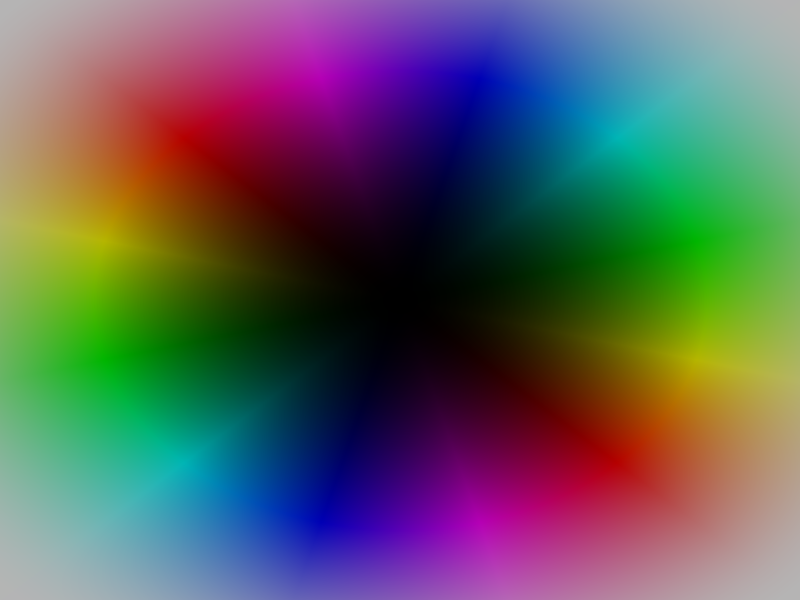
Frame 1 (no input)
Frame 2 (the mouse pressed at the canvas centre, redrawn once): identical to frame 1, image omitted

The Processing sketch that drew this single still picture (run headless with seeded random() and noise(); the mouse was pressed at the canvas centre and the sketch redrawn once):

// Processing sketch: complex_fns
// ── complex_fns.pde
CPlane plane;

void setup() {
  size(800, 600);
  colorMode(HSB, 360, 1, 1);

  plane = new CPlane();
}

void draw() {
  background(0);

  plane.showPlane();

  noLoop();
}

// ── CPlane.pde
class CPlane {
  float rmax;
  float rmin;
  float imax;
  float imin;

  float midRadius;
  float maxRadius = 0.0;

  CPoint[] values = new CPoint[height*width];

  // Constructor
  CPlane(float rn, float rx, float in, float ix) {
    rmax = rx;
    rmin = rn;
    imax = ix;
    imin = in;
    midRadius = sqrt(rx*rx + ix*ix);

    for (int row = 0; row < height; row++) {
      for (int col = 0; col < width; col++) {
        CPoint output = complexFn(new CPoint(map(col, 0, width, rmin, rmax), map(row, height, 0, imin, imax)));
        values[row * width + col] = output;
        maxRadius = max(maxRadius, output.r);
      }
    }
    println(midRadius);
    println(maxRadius);
  }

  // Default constructor.
  CPlane() {
    this(-1000, 1000, -1000, 1000);
  }

  // Do the actual complex function here.
  CPoint complexFn(CPoint input) {
    CPoint output = input.mult(input);
    //CPoint output = input;
    return output;
  }

  color getColorValue(CPoint value) {
    // The angle of the polar coordinate determines the hue.
    float hue = map(value.theta, -HALF_PI, 3*HALF_PI, 0, 360);

    // The magnitude of the radius determines the brightness,
    // We compute HSL first for better whites, then convert to HSB.
    // See: https://en.wikipedia.org/wiki/HSL_and_HSV#Interconversion
    float mag = value.r / maxRadius;
    mag = lerp(mag, 1, mag); // Weight the light colors more.
    float bri = mag + min(mag, 1 - mag);
    float sat = Math.signum(bri) == 0 ? 0 : 2*(1-(mag/bri));

    return color(hue, sat, bri);
  }

  // Draw the values.
  void showPlane() {
    strokeWeight(1);
    for (int row = 0; row < height; row++) {
      for (int col = 0; col < width; col++) {
        CPoint output = values[row * width + col];
        stroke(getColorValue(output));
        point(col, row);
      }
    }
  }
}

// ── CPoint.pde
class CPoint {
  float a;
  float b;
  float r;
  float theta;

  CPoint(float re, float im) {
    a = re;
    b = im;
    r = sqrt(a*a + b*b);

    if (a > 0) {
      theta = atan(b/a);
    } else if (a < 0) {
      theta = atan(b/a) + PI;
    } else {
      theta = atan(b/Float.MIN_VALUE);
    }
  }

  @Override
  public String toString() {
    //return "r: " + r + "; theta: " + theta;
    return a + " + " + b + "i";
  }

  CPoint add(CPoint z) {
    return new CPoint(this.a + z.a, this.b + z.b);
  }

  CPoint mult(CPoint z) {
    float re = a*z.a - b*z.b;
    float im = a*z.b + b*z.a;
    
    return new CPoint(re, im);
  }
}
